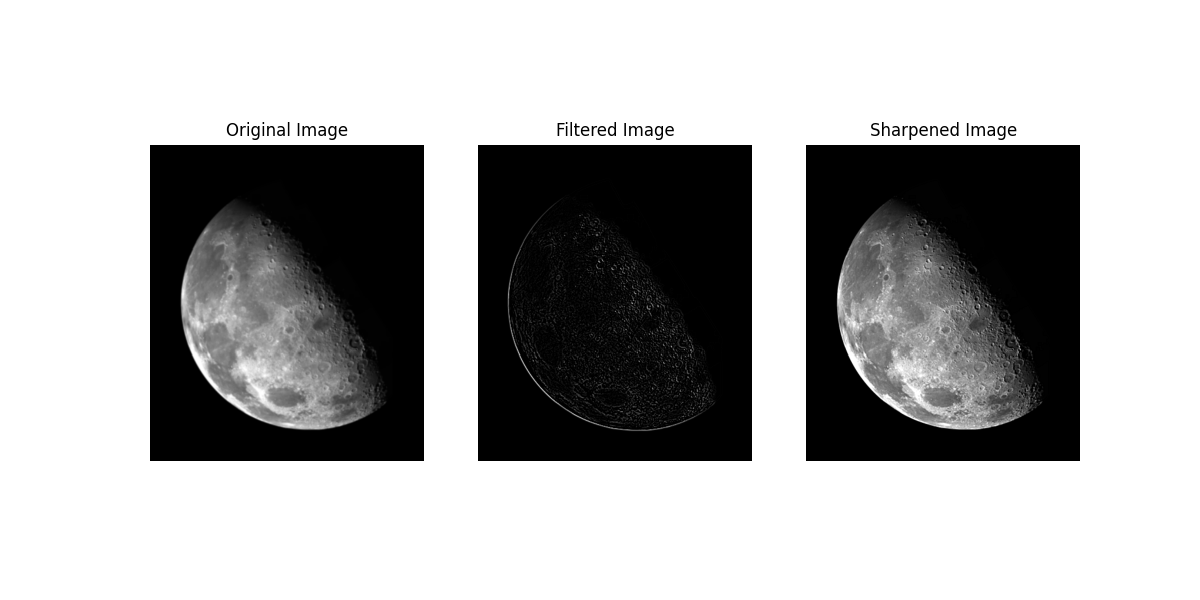

Generate this figure with Python:
import numpy as np
from PIL import Image
import matplotlib.pyplot as plt
from scipy.ndimage import convolve

def laplace_sharpening(image_array):
    # 定义 Laplace 核
    laplace_kernel = np.array([[0, 1, 0],
                               [1,-4, 1],
                               [0, 1, 0]], dtype=np.float32)

    # 应用 Laplace 核
    laplace_filtered  = convolve(image_array.astype(float), laplace_kernel, mode='reflect')
    
    # Laplace 核具有负中心系数, 故原图像应当减去拉伸后的滤波图像得到锐化图像
    sharpened_image = image_array.astype(float) - laplace_filtered

    # 确保像素值在有效范围内
    laplace_filtered= np.clip(laplace_filtered, 0, 255).astype(np.uint8)
    sharpened_image = np.clip(sharpened_image, 0, 255).astype(np.uint8)

    return laplace_filtered, sharpened_image

if __name__ == "__main__":
    # 读取图像
    image_path = 'Fig 03.38(a)(blurry_moon).tif'
    img = Image.open(image_path).convert('L')  # 转换为灰度图像
    image_array = np.array(img)

    # 应用锐化
    laplace_filtered, sharpened_image = laplace_sharpening(image_array)

    # 显示结果
    plt.figure(figsize=(12, 6))
    plt.subplot(1, 3, 1)
    plt.title('Original Image')
    plt.imshow(image_array, cmap='gray')
    plt.axis('off')

    plt.subplot(1, 3, 2)
    plt.title('Filtered Image')
    plt.imshow(laplace_filtered, cmap='gray')
    plt.axis('off')

    plt.subplot(1, 3, 3)
    plt.title('Sharpened Image')
    plt.imshow(sharpened_image, cmap='gray')
    plt.axis('off')

    plt.show()
